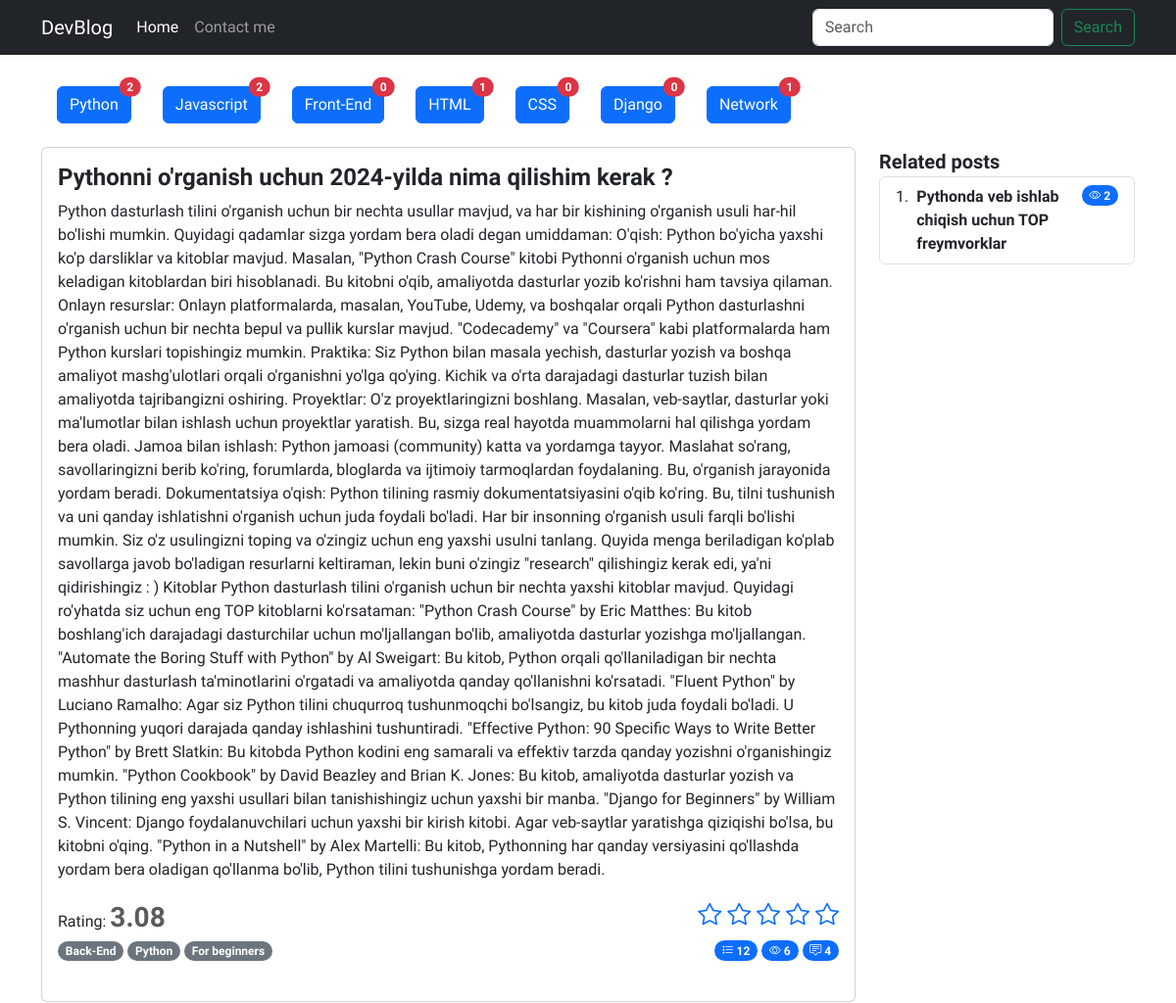
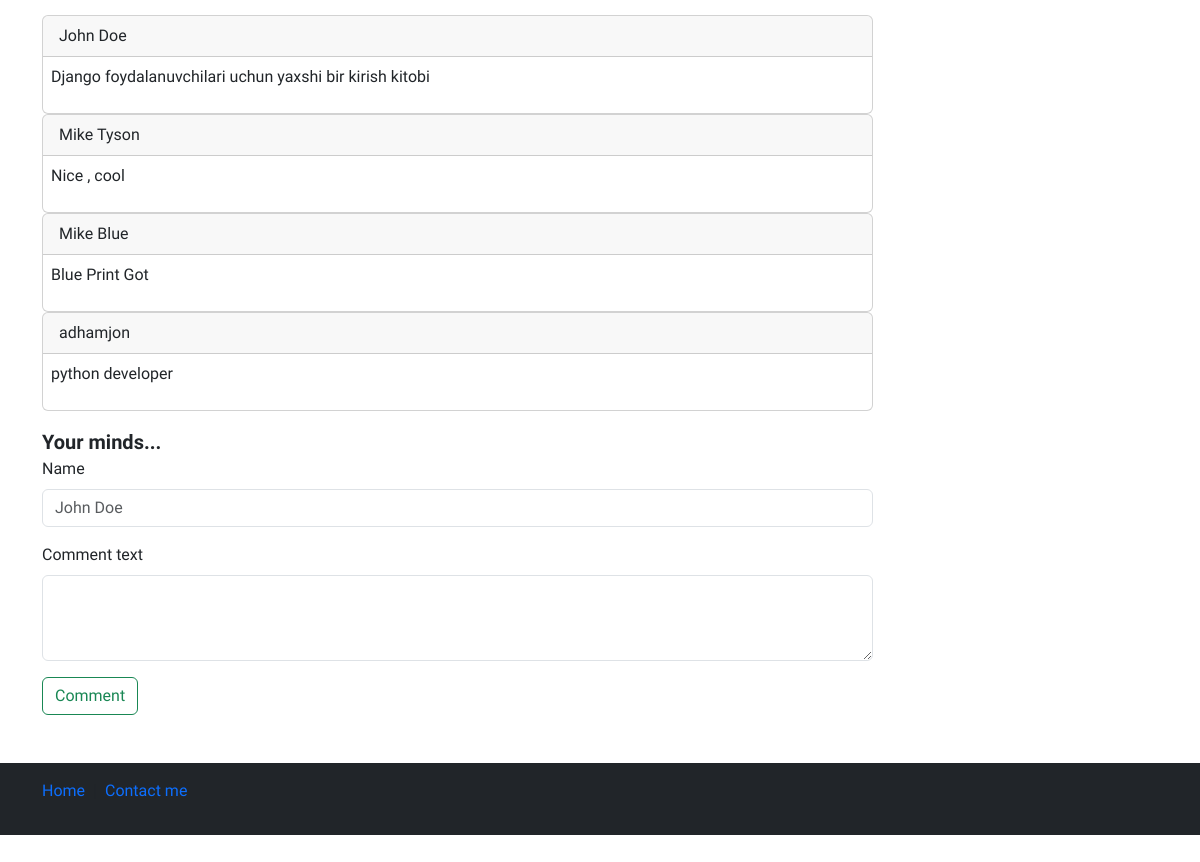
/detail/1, run on the app's committed database (2 pictures, top to bottom).
### blog/models.py (models this page shows, shortened)
class Category(models.Model):
    name = models.CharField(verbose_name="Category name",max_length=250)
    slug = models.SlugField(max_length=250, unique=True)

class Post(models.Model):
    title = models.CharField(verbose_name="Post title",max_length=550)
    body = models.TextField(verbose_name="Post body")
    author = models.CharField(verbose_name="Post author",default="Admin",max_length=100)
    category = models.ForeignKey(Category, on_delete=models.PROTECT,related_name='posts')
    tag = models.ManyToManyField(Tag)
    views = models.PositiveIntegerField(default=0)
    publish_date = models.DateTimeField(verbose_name="Published time",auto_now_add=True)
    published = models.BooleanField(default=True)
    on_top = models.BooleanField(default=False)
    def get_avg_rating(self):
        sum_ratings = sum([int(i.value) for i in self.ratings.all()])
        try:
            return round(sum_ratings / self.ratings.all().count(),2)
        except Exception as e:
            return 0

class Rating(models.Model):
    post = models.ForeignKey(Post, on_delete=models.CASCADE, related_name='ratings')
    value = models.PositiveSmallIntegerField(verbose_name="Post rating",default=0)

class Tag(models.Model):
    name = models.CharField(verbose_name="Tag name",max_length=250)
    slug = models.SlugField(max_length=250, unique=True)

class Comment(models.Model):
    author = models.CharField(verbose_name="Comment author",max_length=100,blank=False)
    comment = models.TextField(verbose_name="Comment")
    post = models.ForeignKey(Post, on_delete=models.CASCADE, related_name='comments')

### blog/views.py (the view, shortened to what this page needs)
# urls.py: path('detail/<post_id>', views.detail, name='detail'),
def detail(request, post_id):
    categories = Category.objects.all()
    post = Post.objects.get(id=post_id)
    category = Category.objects.get(id=post.category.id)
    related_posts = Post.objects.filter(category=category).exclude(id__in=[0,post.id]).order_by("?")
    request.session.modified = True
    if post.id in check_read_articles(request):
        pass
    else:
        check_read_articles(request).append(post.id)
        post.views += 1
        post.save()
    return render(request,"detail.html", context={
        "post":post,
        "categories":categories,
        "related_posts":related_posts})

### blog/utils.py (called while the page is built)
def check_read_articles(request):
    try:
        read_articles = request.session["read_articles"]
    except:
        request.session["read_articles"] = []
        read_articles = request.session.get("read_articles")
    return read_articles

### templates/detail.html (shortened to what this page needs)
{% load static %}
<!doctype html>
<html lang="en">
<head>
    <link rel="stylesheet" href="{% static 'css/style.css' %}">
    <link rel="stylesheet" href="https://cdn.jsdelivr.net/npm/bootstrap-icons@1.11.3/font/bootstrap-icons.min.css">
    <link href="https://cdn.jsdelivr.net/npm/bootstrap@5.3.2/dist/css/bootstrap.min.css" rel="stylesheet"
 />
</head>
<body>
    <header>
        <nav class="navbar navbar-expand-md navbar-dark bg-dark mb-4">
            <div class="container">
                <a class="navbar-brand" href="/">DevBlog</a>
                <div class="collapse navbar-collapse" id="navbarCollapse">
                    <ul class="navbar-nav me-auto mb-2 mb-md-0">
                        <li class="nav-item">
                            <a class="nav-link active" aria-current="page" href="#">Home</a>
                        </li>
                        <li class="nav-item">
                            <a class="nav-link" href="#">Contact me</a>
                        </li>
                    </ul>
                    <form class="d-flex" role="search">
                        <input class="form-control me-2" type="search" placeholder="Search" aria-label="Search"
                            control-id="ControlID-1">
                        <button class="btn btn-outline-success" type="submit" control-id="ControlID-2">Search</button>
                    </form>
                </div>
            </div>
        </nav>
    </header>
    <main>
        <section>
            <div class="container-md">
                <div class="d-flex flex-wrap my-3">
                    {% for cat in categories %}
                      <div class="d-flex flex-wrap mx-3 my-2">
                        <a href="{% url 'blog:category_list' cat.slug %}" class="btn btn-primary position-relative">
                            {{ cat.name }}
                            <span
                                class="position-absolute top-0 start-100 translate-middle badge rounded-pill bg-danger">
                                {{cat.posts.all.count}}
                            </span>
                        </a>
                      </div>
                    {% endfor %}
                  </div>
            </div>
            <div class="container-md">
                <div class="row">
                    <div class="col-sm-12 col-md-12 col-lg-9">
                        <div class="card  mb-3">
                            <div class="card-body">
                                <div class="content">
                                    <h4 class="card-title fw-bold">{{post.title}}</h4>
                                    <p class="card-text">
                                        {{post.body}}
                                    </p>
                                    <div class="d-flex justify-content-between flex-wrap">
                                        <div class="post-rating">
                                            <span>Rating:</span>
                                            <span class="fs-3 fw-bold text-muted">
                                                {{post.get_avg_rating}}
                                            </span>
                                        </div>
                                        <div class="post-set-rating">
                                            <p class="card-text fs-4">
                                                <a href="{% url 'blog:set_rating' 1 post.id %}"><i class="bi bi-star"></i></a>
                                                <a href="{% url 'blog:set_rating' 2 post.id %}"><i class="bi bi-star"></i></a>
                                                <a href="{% url 'blog:set_rating' 3 post.id %}"><i class="bi bi-star"></i></a>
                                                <a href="{% url 'blog:set_rating' 4 post.id %}"><i class="bi bi-star"></i></a>
                                                <a href="{% url 'blog:set_rating' 5 post.id %}"><i class="bi bi-star"></i></a>
                                            </p>
                                        </div>
                                    </div>
                                    <div class="d-flex justify-content-between flex-wrap">
                                        <div class="categories">
                                            {% for tag in post.tag.all %}
                                                <span class="badge rounded-pill text-bg-secondary">{{tag.name}}</span>
                                            {% endfor %}
                                        </div>
                                        <div class="action">
                                            <span class="badge bg-primary rounded-pill">
                                                <i class="bi bi-list-stars"></i>
                                                {{post.ratings.all.count}}
                                            </span>
                                            <span class="badge bg-primary rounded-pill">
                                                <i class="bi bi-eye"></i>
                                                {{post.views}}
                                            </span>
                                            <span class="badge bg-primary rounded-pill">
                                                <i class="bi bi-chat-square-text"></i>
                                                {{post.comments.all.count}}
                                            </span>
                                        </div>
                                    </div>
                                    <br>
                                </div>
                            </div>
                        </div>
                        <div class="comments">
                            <div class="row gap-3">
                                <div class="col-sm-12">
                                    {% for comment in post.comments.all %}
                                    <div class="card">
                                        <div class="card-header">
                                            {{comment.author}}
                                        </div>
                                        <div class="card-body p-2">
                                            <p>{{comment.comment}}</p>
                                        </div>
                                    </div>
                                    {% endfor %}
                                </div>
                                <div class="col-sm-12">
                                    <span class="fs-5 fw-semibold">Your minds...</span>
                                    <form action="" method='POST'>
                                        <div class="mb-3">
                                            <label for="exampleFormControlInput1" class="form-label">Name</label>
                                            <input type="text" name='name' class="form-control" id="exampleFormControlInput1"
                                                placeholder="John Doe" required>
                                        </div>
                                        <div class="mb-3">
                                            <label for="exampleFormControlTextarea1" class="form-label">
                                                Comment text
                                            </label>
                                            <textarea class="form-control" name='comment' id="exampleFormControlTextarea1"
                                                rows="3" required>
                                            </textarea>
                                        </div>
                                        <button type="submit" class="btn btn-outline-success">Comment</button>
                                    </form>
                                </div>
                            </div>
                        </div>
                    </div>
                    <div class="col-sm-none col-md-12 col-lg-3">
                        <span class="fs-5 fw-semibold">Related posts</span>
                        <ol class="list-group list-group-numbered">
                            {% for related_post in related_posts %}
                            <li class="list-group-item d-flex justify-content-between align-items-start">
                                <div class="ms-2 me-auto">
                                    <div class="fw-bold">{{related_post.title}}</div>
                                </div>
                                <span class="badge bg-primary rounded-pill">
                                    <i class="bi bi-eye"></i>
                                    {{related_post.views}}
                                </span>
                            </li>
                            {% endfor %}
                        </ol>
                    </div>
                </div>
            </div>
        </section>
    </main>
    <footer class="footer mt-auto text-white-50 bg-dark">
        <div class="container">
            <div class="row my-5">
                <div class="col-12">
                    <nav style="--bs-breadcrumb-divider: '|';" aria-label="breadcrumb" class="py-3">
                        <ol class="breadcrumb">
                            <li class="breadcrumb-item"><a href="/" class="text-decoration-none">Home</a></li>
                            <li class="breadcrumb-item " aria-current="page">
                                <a href="#" class="text-decoration-none">Contact me</a>
                            </li>
                        </ol>
                    </nav>
                </div>
            </div>
        </div>
    </footer>
</body>
</html>

### staticfiles/css/style.css (style rules this page uses)
* { font-family: 'Onest', sans-serif !important; }

### data on the page
Category: name "Python", posts.all.count "2"
Category: name "Javascript", posts.all.count "2"
Category: name "Front-End", posts.all.count "0"
Category: name "HTML", posts.all.count "1"
Category: name "CSS", posts.all.count "0"
Category: name "Django", posts.all.count "0"
Category: name "Network", posts.all.count "1"
Post: title "Pythonni o'rganish uchun 2024-yilda nima qilishim kerak ?", body "Python dasturlash tilini o'rganish uchun bir nechta usullar mavjud, va har bir kishining o'rganish usuli har-hil bo'lishi mumkin. Quyidagi qadamlar sizga yordam bera oladi degan umiddaman: O'qish: Python bo'yicha yaxshi ko'p darsliklar va kitoblar mavjud. Masalan, \"Python Crash Course\" kitobi Pythonni o'rganish uchun mos keladigan kitoblardan biri hisoblanadi. Bu kitobni o'qib, amaliyotda dasturlar yozib ko'rishni ham tavsiya qilaman. Onlayn resurslar: Onlayn platformalarda, masalan, YouTube, Udemy, va boshqalar orqali Python dasturlashni o'rganish uchun bir nechta bepul va pullik kurslar mavjud. \"Codecademy\" va \"Coursera\" kabi platformalarda ham Python kurslari topishingiz mumkin.…", get_avg_rating "3.08", ratings.all.count "12", views "6", comments.all.count "4"
Tag: name "Back-End"
Tag: name "Python"
Tag: name "For beginners"
Comment: author "John Doe", comment "Django foydalanuvchilari uchun yaxshi bir kirish kitobi"
Comment: author "Mike Tyson", comment "Nice , cool"
Comment: author "Mike Blue", comment "Blue Print Got"
Comment: author "adhamjon", comment "python developer"
Post: title "Pythonda veb ishlab chiqish uchun TOP freymvorklar", views "2"
